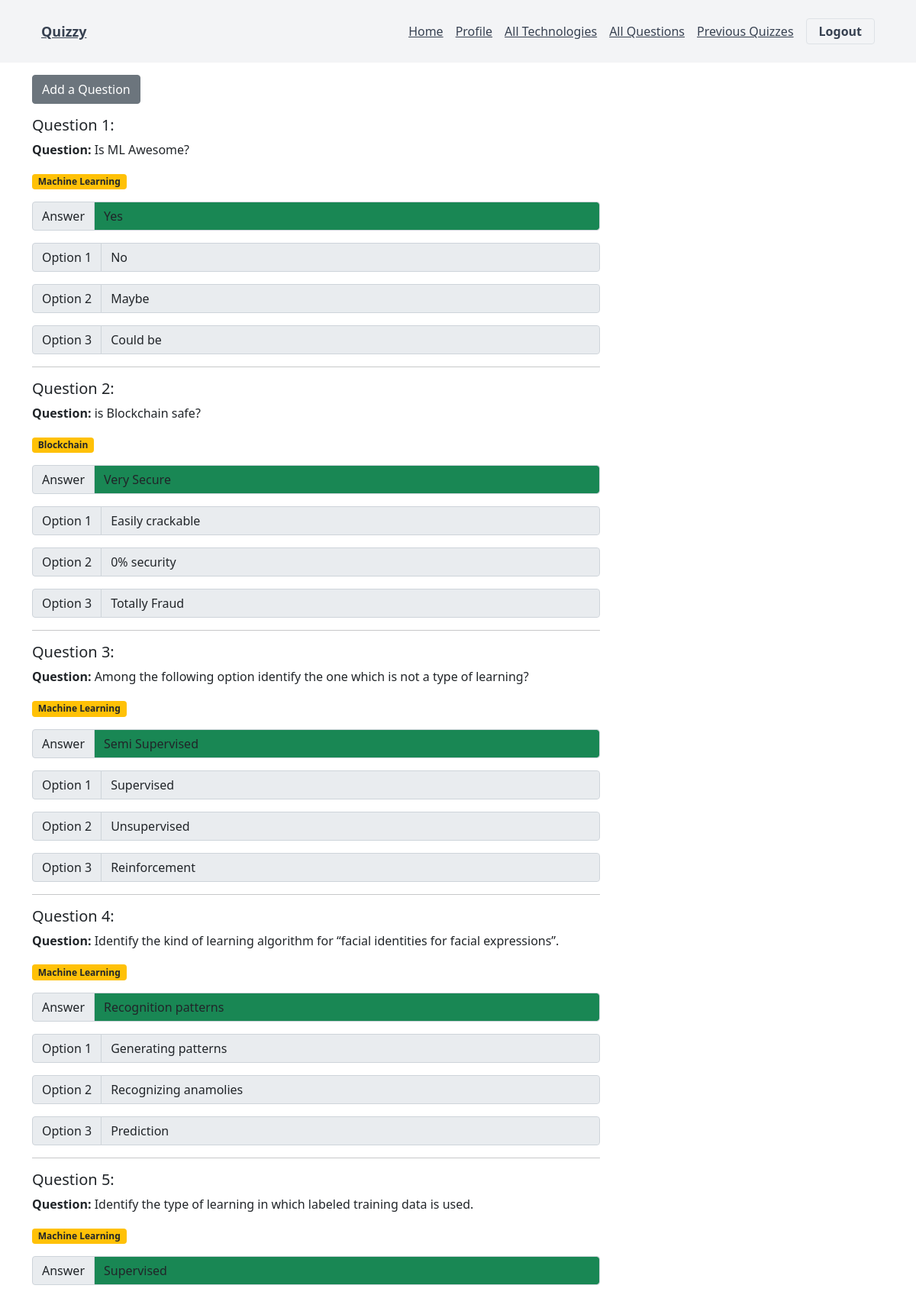
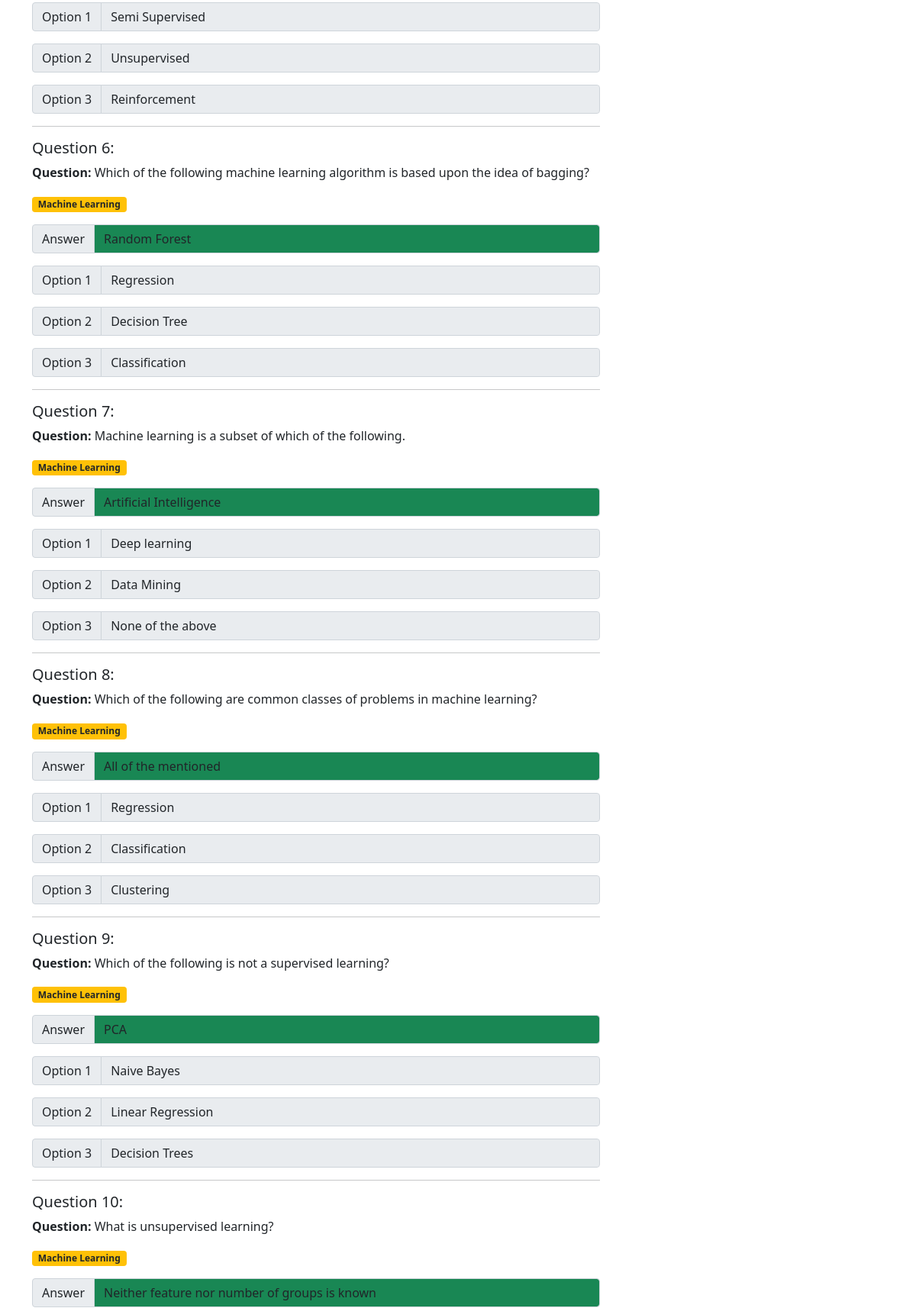
Screenshot of /questions/ (signed in, upper part) with the database file from the repository (2 pictures, top to bottom).
### quizzes/models.py (models this page shows, shortened)
class Questions(models.Model):
    question = models.TextField(max_length=500)
    technology = models.ForeignKey(
        Technology, on_delete=models.CASCADE, related_name="technology")
    creator = models.ForeignKey(CustomUser, on_delete=models.CASCADE)
    answer = models.CharField(max_length=500)
    opt1 = models.CharField(max_length=500)
    opt2 = models.CharField(max_length=500)
    opt3 = models.CharField(max_length=500)
    class Meta:
        verbose_name_plural = "Questions"

class Technology(models.Model):
    name = models.CharField(max_length=50)
    def __str__(self):
        return self.name
    class Meta:
        verbose_name_plural = "Technologies"

### quizzes/views.py (the view)
# urls.py: path("questions/", views.QuestionsList.as_view(), name="questions"),
class QuestionsList(LoginRequiredMixin, ListView):
    template_name = "quizzes/all_questions.html"
    model = Questions
    context_object_name = "questions"
    def dispatch(self, request, *args, **kwargs):
        if not request.user.is_teacher:
            return HttpResponseForbidden()
        return super().dispatch(request, *args, **kwargs)

### quizzes/templates/quizzes/all_questions.html (shortened to what this page needs)
{% extends "users/base.html" %}
{% block content %}
<a href="{% url 'add-question' %}" class="btn btn-secondary my-3">Add a Question</a>
{% for question in questions %}
<h5> Question {{ forloop.counter }}:</h5>
<p><b>Question: </b> {{ question.question }}</p>
<span class="badge bg-warning text-dark mb-3">{{ question.technology }}</span>
<div class="input-group mb-3">
    <span class="input-group-text" id="inputGroup-sizing-default">Answer</span>
    <input type="text" class="form-control bg-success" value="{{ question.answer }}" disabled>
</div>
<div class="input-group mb-3">
    <span class="input-group-text" id="inputGroup-sizing-default">Option 1</span>
    <input type="text" class="form-control" value="{{ question.opt1 }}" disabled>
</div>
<div class="input-group mb-3">
    <span class="input-group-text" id="inputGroup-sizing-default">Option 2</span>
    <input type="text" class="form-control" value="{{ question.opt2 }}" disabled>
</div>
<div class="input-group mb-3">
    <span class="input-group-text" id="inputGroup-sizing-default">Option 3</span>
    <input type="text" class="form-control" value="{{ question.opt3 }}" disabled>
</div>
<hr>
{% endfor %}
{% endblock  %}

### rows the page displays
Questions: question "Is ML Awesome?", technology "Machine Learning", answer "Yes", opt1 "No", opt2 "Maybe", opt3 "Could be"
Questions: question "is Blockchain safe?", technology "Blockchain", answer "Very Secure", opt1 "Easily crackable", opt2 "0% security", opt3 "Totally Fraud"
Questions: question "Among the following option identify the one which is not a type of learning?", technology "Machine Learning", answer "Semi Supervised", opt1 "Supervised", opt2 "Unsupervised", opt3 "Reinforcement"
Questions: question "Identify the kind of learning algorithm for “facial identities for facial expressions”.", technology "Machine Learning", answer "Recognition patterns", opt1 "Generating patterns", opt2 "Recognizing anamolies", opt3 "Prediction"
Questions: question "Identify the type of learning in which labeled training data is used.", technology "Machine Learning", answer "Supervised", opt1 "Semi Supervised", opt2 "Unsupervised", opt3 "Reinforcement"
Questions: question "Which of the following machine learning algorithm is based upon the idea of bagging?", technology "Machine Learning", answer "Random Forest", opt1 "Regression", opt2 "Decision Tree", opt3 "Classification"
Questions: question "Machine learning is a subset of which of the following.", technology "Machine Learning", answer "Artificial Intelligence", opt1 "Deep learning", opt2 "Data Mining", opt3 "None of the above"
Questions: question "Which of the following are common classes of problems in machine learning?", technology "Machine Learning", answer "All of the mentioned", opt1 "Regression", opt2 "Classification", opt3 "Clustering"
Questions: question "Which of the following is not a supervised learning?", technology "Machine Learning", answer "PCA", opt1 "Naive Bayes", opt2 "Linear Regression", opt3 "Decision Trees"
Questions: question "What is unsupervised learning?", technology "Machine Learning", answer "Neither feature nor number of groups is known"
